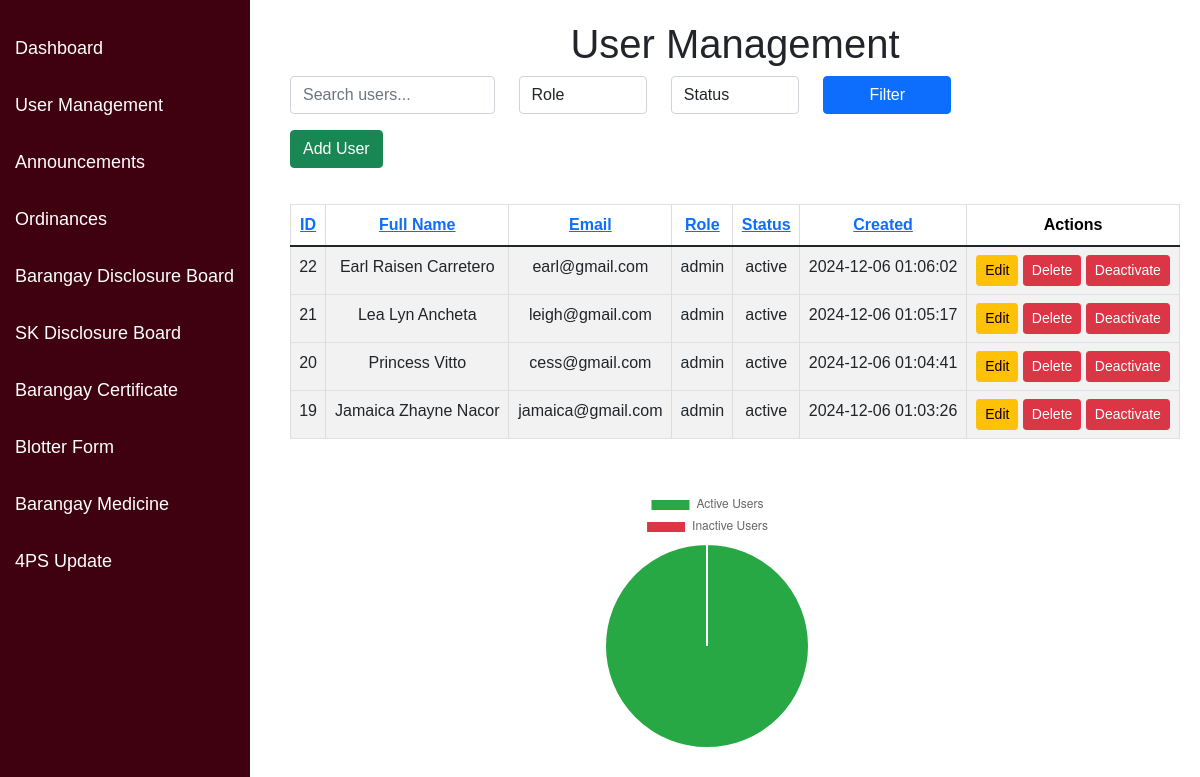
The page /admin_dashboard.php on the database its author committed.
### tables this page shows
CREATE TABLE `users` (
  `user_id` int(11) NOT NULL,
  `fullname` varchar(255) NOT NULL,
  `address` varchar(255) NOT NULL,
  `username` varchar(50) NOT NULL,
  `password` varchar(255) NOT NULL,
  `email` varchar(100) NOT NULL,
  `phone` varchar(15) DEFAULT NULL,
  `role` enum('admin','viewer','editor') DEFAULT NULL,
  `status` enum('active','inactive') DEFAULT 'active',
  `created_at` timestamp NOT NULL DEFAULT current_timestamp()
);

### admin_dashboard.php (the view, shortened to what this page needs)
<?php
$conn = new mysqli('localhost', 'root', '', 'edms');
$searchQuery = isset($_GET['search']) ? $_GET['search'] : '';
$orderby = isset($_GET['orderby']) ? $_GET['orderby'] : 'user_id';
$order = isset($_GET['order']) && $_GET['order'] == 'asc' ? 'ASC' : 'DESC';
$sql = "SELECT *,
               CASE
                   WHEN created_at >= NOW() - INTERVAL 1 DAY THEN 1
                   ELSE 0
               END AS recent_user
        FROM users WHERE 1";
$sql .= " ORDER BY $orderby $order";
$stmt = $conn->prepare($sql);
$stmt->execute();
$result = $stmt->get_result();
$activeUsersQuery = "SELECT COUNT(*) AS active_users FROM users WHERE status = 'active'";
$inactiveUsersQuery = "SELECT COUNT(*) AS inactive_users FROM users WHERE status = 'inactive'";
$activeUsersResult = $conn->query($activeUsersQuery)->fetch_assoc();
$inactiveUsersResult = $conn->query($inactiveUsersQuery)->fetch_assoc();
$activeUsers = $activeUsersResult['active_users'];
$inactiveUsers = $inactiveUsersResult['inactive_users'];
?>
<!DOCTYPE html>
<html lang="en">
<head>
    <link rel="stylesheet" href="https://cdn.jsdelivr.net/npm/bootstrap@5.1.3/dist/css/bootstrap.min.css">
</head>
<body>
<div class="sidebar">
    <a href="dashboard.php">Dashboard</a>
    <a href="admin_dashboard.php">User Management</a>
    <a href="admin_announcement.php">Announcements</a>
    <a href="admin_ordinance.php">Ordinances</a>
    <a href="#">Barangay Disclosure Board</a>
    <a href="#">SK Disclosure Board</a>
    <a href="admin_certificate.php">Barangay Certificate</a>
    <a href="#">Blotter Form</a>
    <a href="#">Barangay Medicine</a>
    <a href="#">4PS Update</a>
</div>
<div class="main-content">
    <h1 class="text-center">User Management</h1>
    <form method="GET" class="mb-3">
        <div class="row">
            <div class="col-md-3">
                <input type="text" name="search" class="form-control" placeholder="Search users..." value="<?= htmlspecialchars($searchQuery) ?>">
            </div>
            <div class="col-md-2">
                <select name="role" class="form-control">
                    <option value="">Role</option>
                </select>
            </div>
            <div class="col-md-2">
                <select name="status" class="form-control">
                    <option value="">Status</option>
                </select>
            </div>
            <div class="col-md-2">
                <button type="submit" class="btn btn-primary w-100">Filter</button>
            </div>
        </div>
    </form>
    <a href="add_user.php" class="btn btn-success mb-3">Add User</a>
    <table class="table table-bordered table-striped">
        <thead>
            <tr>
                <th><a href="?orderby=user_id&order=<?= $order == 'asc' ? 'desc' : 'asc' ?>">ID</a></th>
                <th><a href="?orderby=fullname&order=<?= $order == 'asc' ? 'desc' : 'asc' ?>">Full Name</a></th>
                <th><a href="?orderby=email&order=<?= $order == 'asc' ? 'desc' : 'asc' ?>">Email</a></th>
                <th><a href="?orderby=role&order=<?= $order == 'asc' ? 'desc' : 'asc' ?>">Role</a></th>
                <th><a href="?orderby=status&order=<?= $order == 'asc' ? 'desc' : 'asc' ?>">Status</a></th>
                <th><a href="?orderby=created_at&order=<?= $order == 'asc' ? 'desc' : 'asc' ?>">Created</a></th>
                <th>Actions</th>
            </tr>
        </thead>
        <tbody>
        <?php if ($result->num_rows > 0): ?>
            <?php while ($row = $result->fetch_assoc()): ?>
                <tr class="<?= $row['recent_user'] ? 'recent-user' : '' ?>">
                    <td><?= $row['user_id'] ?></td>
                    <td><?= htmlspecialchars($row['fullname']) ?></td>
                    <td><?= htmlspecialchars($row['email']) ?></td>
                    <td><?= htmlspecialchars($row['role']) ?></td>
                    <td><?= htmlspecialchars($row['status']) ?></td>
                    <td><?= htmlspecialchars($row['created_at']) ?></td>
                    <td>
                        <a href="edit_user.php?id=<?= $row['user_id'] ?>" class="btn btn-warning btn-sm">Edit</a>
                        <a href="delete_user.php?id=<?= $row['user_id'] ?>" class="btn btn-danger btn-sm" onclick="return confirm('Are you sure you want to delete this user?')">Delete</a>
                        <?php if ($row['status'] == 'active'): ?>
                            <a href="?action=deactivate&id=<?= $row['user_id'] ?>" class="btn btn-danger btn-sm">Deactivate</a>
                        <?php else: ?>
                            <a href="?action=activate&id=<?= $row['user_id'] ?>" class="btn btn-success btn-sm">Activate</a>
                        <?php endif; ?>
                    </td>
                </tr>
            <?php endwhile; ?>
        <?php else: ?>
            <tr>
                <td colspan="7" class="text-center">No users found</td>
            </tr>
        <?php endif; ?>
        </tbody>
    </table>
    <div class="chart-container">
        <canvas id="userStatisticsChart"></canvas>
    </div>
</div>
<script>
    const data = {
        labels: ['Active Users', 'Inactive Users'],
        datasets: [{
            label: 'User Statistics',
            data: [<?= $activeUsers ?>, <?= $inactiveUsers ?>],
            backgroundColor: ['#28a745', '#dc3545']
        }]
    };
    new Chart(document.getElementById('userStatisticsChart'), { type: 'pie', data });
</script>
</body>
</html>

### admin_dashboard.php (style rules this page uses)
body { font-family: Arial, sans-serif; background-color: white; }
.sidebar { height: 100%; width: 250px; position: fixed; top: 0; left: 0; background-color: #3F000F; padding-top: 20px; }
.sidebar a { padding: 15px; text-decoration: none; font-size: 18px; color: white; display: block; }
.main-content { margin-left: 270px; padding: 20px; }
table { width: 100%; border-collapse: collapse; margin-top: 20px; }
th, td { padding: 10px; text-align: center; border: 1px solid #ddd; }
th { background-color: #3E0818; color: black; }
tr:nth-child(even) { background-color: #f2f2f2; }
.chart-container { width: 40%; height: 300px; margin: 30px auto; padding: 20px; }

### rows shown on the page
users: user_id "22", fullname "Earl Raisen Carretero", email "earl@gmail.com", role "admin", status "active", created_at "2024-12-06 01:06:02"
users: user_id "21", fullname "Lea Lyn Ancheta", email "leigh@gmail.com", role "admin", status "active", created_at "2024-12-06 01:05:17"
users: user_id "20", fullname "Princess Vitto", email "cess@gmail.com", role "admin", status "active", created_at "2024-12-06 01:04:41"
users: user_id "19", fullname "Jamaica Zhayne Nacor", email "jamaica@gmail.com", role "admin", status "active", created_at "2024-12-06 01:03:26"

### other values the page prints
chart data {{ $inactiveUsers }} 0
